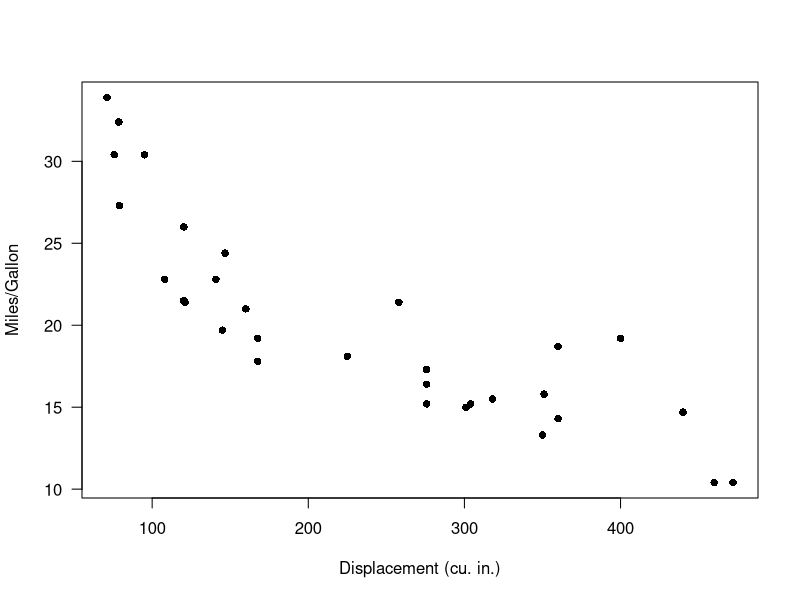
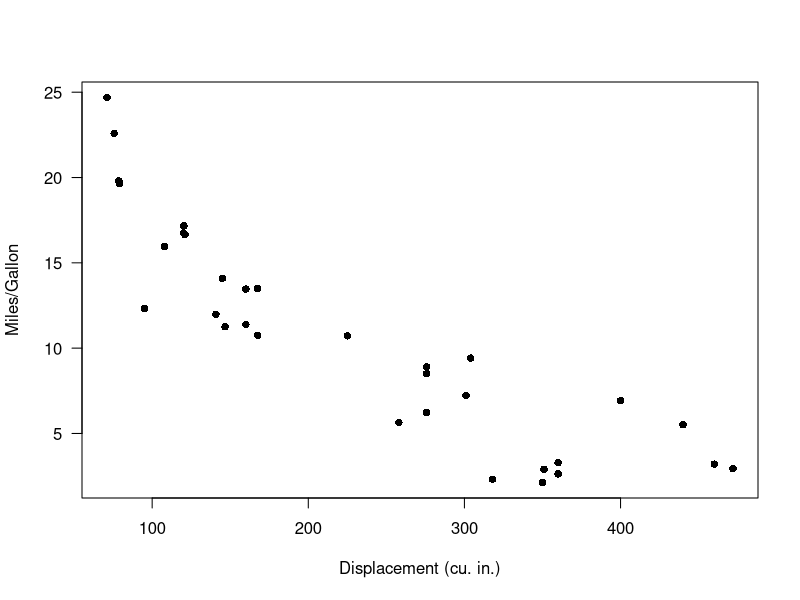
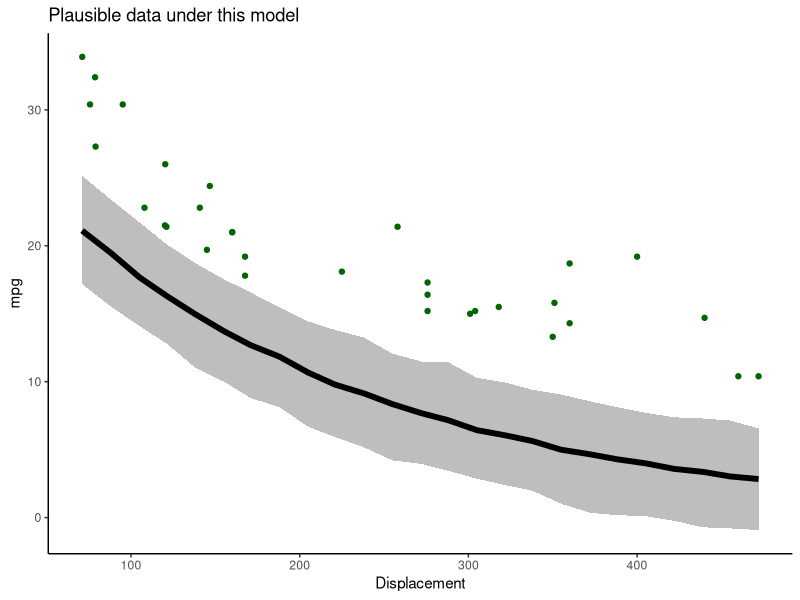
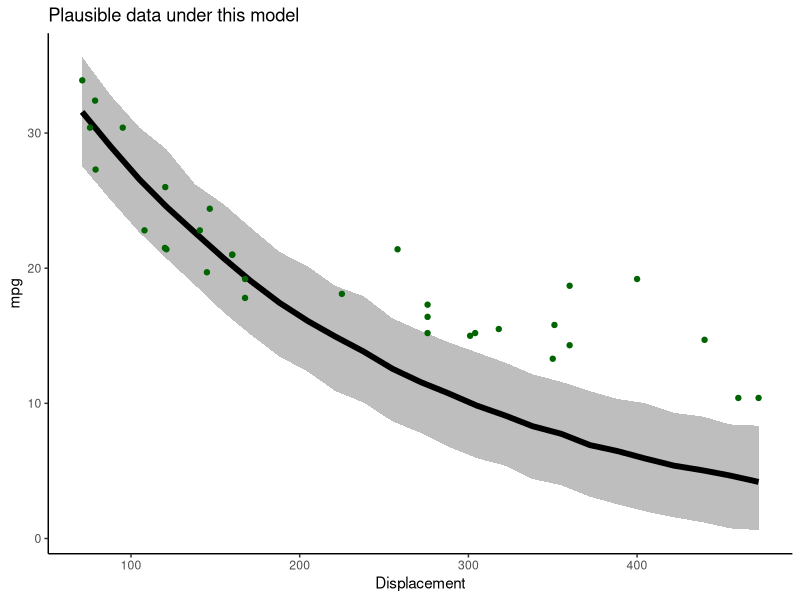
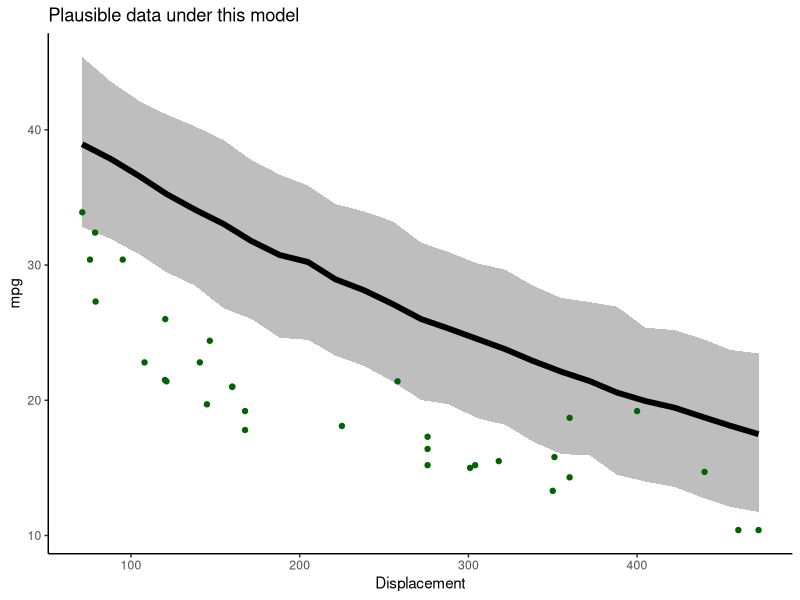
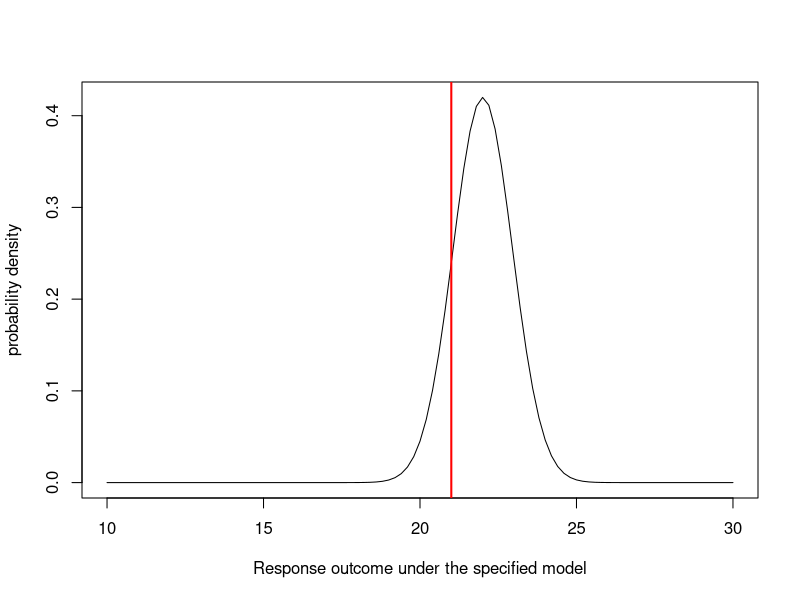
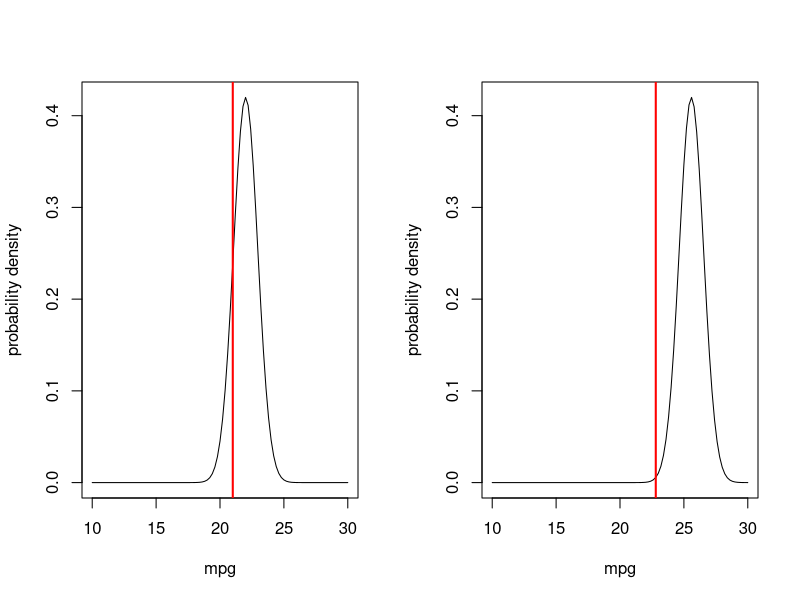
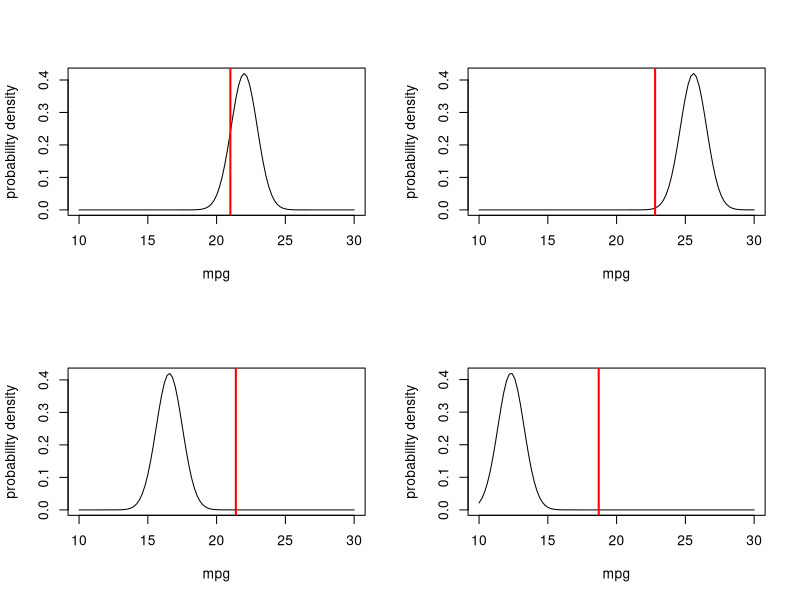

Write the R code that produced these figures, in order.
## ---- chunk 1
library(ggplot2)
library(dplyr)
knitr::opts_chunk$set(echo = TRUE, cache = TRUE)
## ---- chunk 2

#  NRES 746, Lecture 4     -------------------------------                  
#   University of Nevada, Reno                       
#   Likelihood                                       
#     Assessing the probability of the data          
#     under a fully specified data-generating model        

## ---- chunk 3

# Demo: using data simulation to make inferences ----------------

data(mtcars)    # use the 'mtcars' data set as an example 

# ?mtcars

plot(mpg~disp, data = mtcars, las = 1, pch = 16, xlab = "Displacement (cu. in.)", ylab = "Miles/Gallon")   # visualize the relationship

## ---- chunk 4

# try an exponential model

mu_func <- function(x,a,b){
  a*exp(b*x)        # deterministic exponential decline (assuming b is negative)
}

DataGenerator <- function(x,params){
  a=params[1]; b=params[2]; sigma=params[3]
  rnorm(length(x),mu_func(x,a,b),sigma)     
}

## ---- chunk 5

## generate data under an assumed process model -----------------

xvals=mtcars$disp    # xvals same as data (there is no random component here- we can't really "sample" x values)
params <- c(  
  a = 30,             # set model parameters arbitrarily (eyeballing to the data) (see Bolker book)
  b = -0.005,   # = 1/200
  sigma=2
)

yvals <- DataGenerator(xvals,params)

plot(yvals~xvals,las = 1, pch = 16, xlab = "Displacement (cu. in.)", ylab = "Miles/Gallon")      # plot the simulated data


## ---- chunk 6

## assess goodness-of-fit of a known data-generating model --------------------

VisualizeModelWithData <- function(x,params){ 
  lots=1000
  plotdat = data.frame(xseq=round(seq(min(x),max(x),length=25)))
  results = replicate(lots,DataGenerator(plotdat$xseq,params))
      # now make a boxplot of the results
  bounds=sapply(1:nrow(results), function(t) c(lb=quantile(results[t,],0.025,names=F), ub=quantile(results[t,],0.975,names=F), mean=mean(results[t,]))  )
  plotdat = cbind(plotdat,t(bounds))
  plot = ggplot(plotdat,aes(x=xseq,y=mean)) +
    geom_ribbon(aes(ymin=lb,ymax=ub),fill="gray") +
    geom_path(lwd=2) + 
    geom_point(data=mtcars,aes(x=disp,y=mpg),col="darkgreen") +
    labs(x="Displacement",y="mpg",title ="Plausible data under this model" ) +
    theme_classic()
  print(plot)
}

## ---- chunk 7

VisualizeModelWithData(xvals,params)    # run the function to visualize the range of data that could be produced under this model

## ---- chunk 8

# now change the parameters and see if the data fit to the model

params["a"]=45       # was 30
params["b"]=-0.005   
    
VisualizeModelWithData(xvals,params)   

## ---- chunk 9

# try again- select a new set of parameters

params["b"]=-0.002   # was -0.005
params["sigma"]=3    # was 2
    
VisualizeModelWithData(xvals,params)   
## ---- chunk 10

# Work with likelihood! ---------------------

obs.data <- mtcars[1,c("mpg","disp")]    # for simplicity, consider only the first observation
obs.data

## ---- chunk 11

## "best fit" parameters from above   ----------------

params["a"]=35            # fill the list with the "best fit" parameter set from above (this is still just an educated guess) 
params["b"]= -0.0029   
params["sigma"]=0.95

expected_val <- mu_func(obs.data$disp,params["a"],params["b"])   
expected_val      # expected mpg for the first observation in the "mtcars" dataset

## ---- chunk 12

## Visualize the likelihood of this single observation.  ------------------------

mu_star = expected_val   # expected (mean) value for this observation, given the data generating model
sigma_star = params['sigma']    # standard deviation

curve(dnorm(x,mu_star,sigma_star),10,30,xlab="Response outcome under the specified model",ylab="probability density")   # probability of all plausible mpg values under the data generating model.  
abline(v=obs.data$mpg,col="red",lwd=2)    # overlay the observed data

## ---- chunk 13

## compute the likelihood of the first observation  ---------------------

likelihood1 = dnorm(obs.data$mpg,mu_star,sigma_star)
likelihood1

## ---- chunk 14

## Visualize the likelihood of two observations. ---------------

obs.data <- mtcars[c(1,3),c("mpg","disp")]
obs.data

par(mfrow=c(1,2))  # set up graphics!

for(i in 1:nrow(obs.data)){
  curve(dnorm(x,mu_func(obs.data$disp[i],params['a'],params['b']),params['sigma']),10,30,xlab="mpg",ylab="probability density")   # probability density
  abline(v=obs.data$mpg[i],col="red",lwd=2)
}

## ---- chunk 15

## compute the likelihood of observing BOTH data points  ----------------

Likelihood <- dnorm(obs.data$mpg[1],mu_func(obs.data$disp[1],params['a'],params['b']),params['sigma']) *
              dnorm(obs.data$mpg[2],mu_func(obs.data$disp[2],params['a'],params['b']),params['sigma'])  
Likelihood

## ---- chunk 16
prod(dnorm(obs.data$mpg,mu_func(obs.data$disp,params['a'],params['b']),params['sigma']))
## ---- chunk 17

# and now... four observations!

obs.data <- mtcars[c(1,3,4,5),c("mpg","disp")]
obs.data

par(mfrow=c(2,2))  # set up graphics!

for(i in 1:nrow(obs.data)){
  curve(dnorm(x,mu_func(obs.data$disp[i],params['a'],params['b']),params['sigma']),10,30,xlab="mpg",ylab="probability density")   # probability density
  abline(v=obs.data$mpg[i],col="red",lwd=2)
}


## ---- chunk 18

    # compute the likelihood of observing all four data points
prod(dnorm(obs.data$mpg,mu_func(obs.data$disp,params['a'],params['b']),params['sigma']))

## ---- chunk 19

       # Finally, compute the likelihood of ALL data points in the entire data set, using the "prod()" function
full.data <- mtcars[,c("mpg","disp")]

prod(dnorm(full.data$mpg,mu_func(full.data$disp,params['a'],params['b']),params['sigma']))

## ---- chunk 20

## Compute the log-likelihood (easier to work with!)  -----------------------

l <- sum(dnorm(full.data$mpg,mu_func(full.data$disp,params['a'],params['b']),params['sigma'],log=TRUE)) 
l
exp(l)   # we can convert back to likelihood if we want...

## ---- chunk 21

# Example likelihood function!  --------------------------------

# Arguments:
#   params: bundled vector of free parameters for the known data-generating model

mtcars_LL <- function(params){
  sum(dnorm(mtcars$mpg,mu_func(mtcars$disp,params['a'],params['b']),params['sigma'],log=TRUE)) 
}
mtcars_LL(params)

## ---- chunk 22

# Use numerical optimization methods to identify the maximum likelihood estimate (and the likelihood at the MLE)

optimizedLik <- optim(fn=mtcars_LL,par=params,control=list(fnscale=-1),hessian = T)  # note, the control param is set so that "optim" maximizes rather than minimizes the Log-likelihood. 

## ---- chunk 23

MLE = optimizedLik$par   # maximum likelihood parameter estimates
MLE
## ---- chunk 24

LogLik = optimizedLik$value   # log likelihood for the best model
LogLik

## ---- chunk 25

# visualize goodness-of-fit for the best model  ----------------------

xvals <- mtcars$disp
yvals <- mtcars$mpg
VisualizeModelWithData(xvals,MLE)

## ---- chunk 26

powerlaw = function(x,t){
  t[1] * x^t[2]
}

mtcars_NLL2 = function(params){
  -sum(dnorm(mtcars$mpg,powerlaw(mtcars$disp,params[1:2]),params['sigma'],log=TRUE)) 
}

params=c(a=40,b=-0.1,sigma=2)
optimizedLik2 <- optim(fn=mtcars_NLL2,par=params,,hessian = T)
MLE2 = optimizedLik2$par
MLE2

plot(mtcars$disp,mtcars$mpg)
curve(powerlaw(x,MLE2),add=T)

## ---- chunk 27

# Estimating parameter uncertainty -------------------------

# Visualize a "slice" of the likelihood function

allvals_b <- seq(-1/1000,-1/200,length=200)
paramslist <- lapply(allvals_b, function(t){MLE['b']=t;MLE } )
slice_b <- sapply(paramslist, function(t) exp(mtcars_LL(t))) 

plot(allvals_b,slice_b,type="l",main="Likelihood Slice",xlab="Parameter Slice for \'b\'",ylab="Likelihood")

## ---- chunk 28

# Work with log-likelihood instead...

slice_b <- sapply(paramslist, function(t) mtcars_LL(t))    # 

plot(allvals_b,slice_b,type="l",main="Log Likelihood Slice",xlab="Parameter Slice for \'b\'",ylab="Log-Likelihood")

## ---- chunk 29

# zoom in closer to the MLE

allvals_b <- seq(-1/550,-1/350,length=200)
paramslist <- lapply(allvals_b, function(t){MLE['b']=t;MLE } )
slice_b <- sapply(paramslist, function(t) mtcars_LL(t)) 

plot(allvals_b,slice_b,type="l",main="Log Likelihood Slice",xlab="Parameter Slice for \'b\'",ylab="Log-Likelihood")
## ---- chunk 30

# what parameter values are within 2 log likelihood units of the best value?  -------------

plot(allvals_b,slice_b,type="l",main="Log Likelihood Slice",xlab="Parameter Slice for \'b\'",ylab="Log-Likelihood")
abline(v=MLE['b'],lwd=3,col="blue")
abline(h=(LogLik-2))

## ---- chunk 31

# Generate an approximate 95% confidence interval for the "b" parameter -----------------

reasonable_b_slice <- allvals_b[slice_b>=(LogLik-2)]
reasonable_b_limits <- c(min(reasonable_b_slice),max(reasonable_b_slice))

plot(allvals_b,slice_b,type="l",main="Log Likelihood slice",xlab="Parameter Slice for \'b\'",ylab="Log-Likelihood")
abline(v=MLE['b'],lwd=3,col="blue")
abline(h=(LogLik-2))
abline(v=reasonable_b_limits,lwd=1,col="blue")

## ---- chunk 32

# A better confidence interval, using the likelihood "profile" -----------------

# first, visualize the likelihood surface in 2 dimensions

a <- seq(5,50,length=200)
b <- seq(-1/300,-1/800,length=200)

LLsurface <- expand.grid(a,b)
colnames(LLsurface) <- c("a","b")
paramslist <- lapply(1:nrow(LLsurface), function(t){MLE['a']=LLsurface$a[t];MLE['b']=LLsurface$b[t];MLE } )
LLsurface$LL <- sapply(paramslist, function(t) mtcars_LL(t)) 

summary(LLsurface)

ggplot(LLsurface,mapping =aes(x=a,y=b,z=LL)) +
  geom_raster(aes(fill=LL)) +
  geom_contour(breaks=seq(-100,-75,3) ,lwd=1.2) +
  scale_fill_gradient(limits=c(-125,-75)) 
  

## ---- chunk 33

# add a contour line, assuming deviances follow a chi-squared distribution

conf95 <- qchisq(0.95,2)/2  # this evaluates to around 3. Since we are varying freely across 2 dimensions, we use chisq with 2 degrees of freedom

ggplot(LLsurface,mapping =aes(x=a,y=b,z=LL)) +
  geom_raster(aes(fill=LL)) +
  geom_contour(breaks=seq(-100,-75,3) ,lwd=1.2) +
  geom_contour(breaks=LogLik-conf95 ,lwd=2,col="black") +
  scale_fill_gradient(limits=c(-125,-75)) +
  labs(title = "Log Likelihood Surface with 2D Confidence Region")

## ---- chunk 34

# visualize likelihood profiles!

profile_a <- LLsurface |> group_by(a) |> summarize(LL=max(LL)) 
profile_b <- LLsurface |> group_by(b) |> summarize(LL=max(LL)) 

reasonable_a <- profile_a$a[profile_a$LL >=(LogLik-qchisq(0.95,1)/2)]

ggplot(profile_a,aes(a,LL)) + geom_path(lwd=2) + 
  geom_vline(xintercept = c(min(reasonable_a),max(reasonable_a) )) +
  xlim(c(25,40)) + ylim(c(-110,-75))


## ---- chunk 35

# profile for the b parameter... 

reasonable_b <- profile_b$b[profile_b$LL >=(LogLik-qchisq(0.95,1)/2)]

ggplot(profile_b,aes(b,LL)) + geom_path(lwd=2) + 
  geom_vline(xintercept = c(min(reasonable_b),max(reasonable_b) )) 

## ---- chunk 36

# Compare profile and slice intervals

compdf <- rbind(profile_b,data.frame(b=allvals_b,LL=slice_b))
compdf$Method <- rep(c("Profile","Slice"),each=nrow(profile_b))

ggplot(compdf,aes(x=b,y=LL,color=Method)) + geom_path(lwd=2) + 
  geom_vline(xintercept = c(min(reasonable_b),max(reasonable_b) ),color="darkgreen",lty=2) +
  geom_vline(xintercept = reasonable_b_limits ,color="purple",lty=2) +
  scale_color_manual(values=c("darkgreen","purple"))

## ---- chunk 37

## use the normal approximation to estimate confidence intervals!

varcov <- solve(-optimizedLik$hessian)   # compute the variance covariance matrix for the coefficients from the hessian matrix

# approximate confidence interval as 2 standard errors from the MLE
lb = MLE - 2*sqrt(diag(varcov))
ub = MLE + 2*sqrt(diag(varcov))

cbind(MLE,lb,ub)

# compare with profile likelihood method for b
c(min(reasonable_b),max(reasonable_b) )    # close enough!?

## ---- chunk 38

###### Practice exercise: develop a likelihood function for estimating the probability of detection of a rare frog species

ncaps <- c(3,2,6)   # number of times out of 10 that a frog is detected at 3 known-occupided wetland sites

#### construct a likelihood function


#### find the MLE using 'optim()' in R


#### find the approximate 95% confidence interval using the "rule of 2"



## ---- chunk 39

# demo: likelihood ratio test  -------------------------------

curve(dchisq(x,2),0,10,ylab="probability density",xlab="x", main="Chi-Squared distribution, df=2")

## ---- chunk 40

curve(dchisq(x,2),0,10,ylab="probability density",xlab="x", main="Chi-Squared distribution, df=2")
abline(v=qchisq(0.95,2),col="red",lwd=2)

## ---- chunk 41

curve(dchisq(x,1),0,5,ylab="probability density",xlab="x", main="Chi-Squared distribution, df=1")
abline(v=qchisq(0.95,1),col="red",lwd=2)
